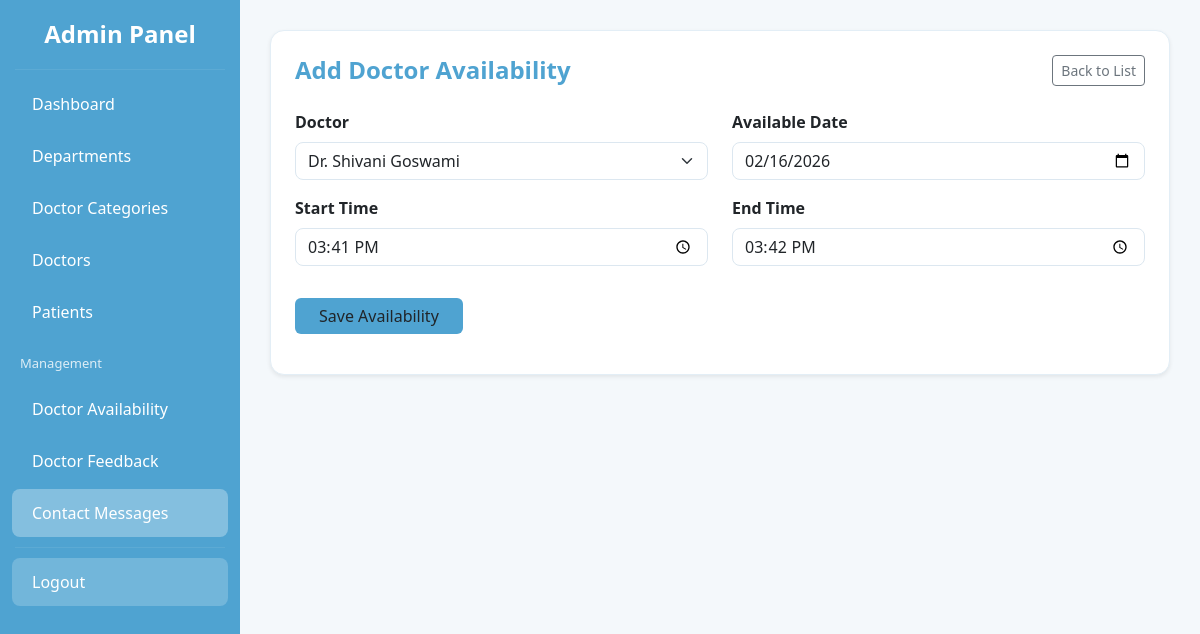
Page /edit_availability/1/ (signed in) on the committed database.
### app/models.py (models this page shows, shortened)
class DoctorAvailability(models.Model):
    doctor = models.ForeignKey(
        DoctorRegister,
        on_delete=models.CASCADE,
        related_name="availabilities"
    )
    available_date = models.DateField()
    start_time = models.TimeField()
    end_time = models.TimeField()
    created_at = models.DateTimeField(auto_now_add=True)

### app/views.py (the view)
# urls.py: path('edit_availability/<int:id>/', views.edit_doctor_availability, name='edit_doctor_availability'),
@login_required(login_url="admin_login")
def edit_doctor_availability(request, id):
    availability = get_object_or_404(DoctorAvailability, id=id)
    if request.method == "POST":
        form = DoctorAvailabilityForm(request.POST, instance=availability)
        if form.is_valid():
            form.save()
            messages.success(request, "Availability updated successfully.")
            return redirect('admin_availability_list')
    else:
        form = DoctorAvailabilityForm(instance=availability)
    return render(request, 'admin/add_availability.html', {'form': form})

### app/forms.py
class DoctorAvailabilityForm(forms.ModelForm):
    class Meta:
        model = DoctorAvailability
        fields = ['doctor', 'available_date', 'start_time', 'end_time']
        widgets = {
            'available_date': forms.DateInput(attrs={'type': 'date', 'class': 'form-control'}),
            'start_time': forms.TimeInput(attrs={'type': 'time', 'class': 'form-control'}),
            'end_time': forms.TimeInput(attrs={'type': 'time', 'class': 'form-control'}),
            'doctor': forms.Select(attrs={'class': 'form-select'}),
        }

### app/models.py (called while the page is built)
    def __str__(self):
        return f"Dr. {self.doctor_name}"

### app/templates/admin/add_availability.html (shortened to what this page needs)
{% include "admin/sidebar.html" %}
<link href="https://cdn.jsdelivr.net/npm/bootstrap@5.3.0/dist/css/bootstrap.min.css" rel="stylesheet">
<div class="main-content">
    <div class="card card-custom shadow-sm p-4">
        <div class="d-flex justify-content-between align-items-center mb-4">
            <h4 class="page-title mb-0">Add Doctor Availability</h4>
            <a href="{% url 'admin_availability_list' %}" class="btn btn-outline-secondary btn-sm">
                Back to List
            </a>
        </div>
        <form method="POST">
            <div class="row">
                <div class="col-md-6 mb-3">
                    <label class="form-label fw-semibold">Doctor</label>
                    {{ form.doctor }}
                </div>
                <div class="col-md-6 mb-3">
                    <label class="form-label fw-semibold">Available Date</label>
                    {{ form.available_date }}
                </div>
                <div class="col-md-6 mb-3">
                    <label class="form-label fw-semibold">Start Time</label>
                    {{ form.start_time }}
                </div>
                <div class="col-md-6 mb-3">
                    <label class="form-label fw-semibold">End Time</label>
                    {{ form.end_time }}
                </div>
            </div>
            <div class="mt-3">
                <button type="submit" class="btn btn-main px-4">
                    Save Availability
                </button>
            </div>
        </form>
    </div>
</div>

### app/templates/admin/add_availability.html (style rules this page uses)
.main-content { margin-left:240px; padding:30px; }
.card-custom { background:var(--card); border-radius:14px; border:1px solid var(--border); }
.page-title { font-weight:600; color:var(--main); }
.form-control, .form-select { border-radius:8px; border:1px solid #dce7f0; }
.btn-main { background:var(--main); border:none; }

### rows in the picture
DoctorAvailability: doctor "Dr. Shivani Goswami", available_date "02/16/2026", start_time "15:41:00", end_time "15:42:00"
